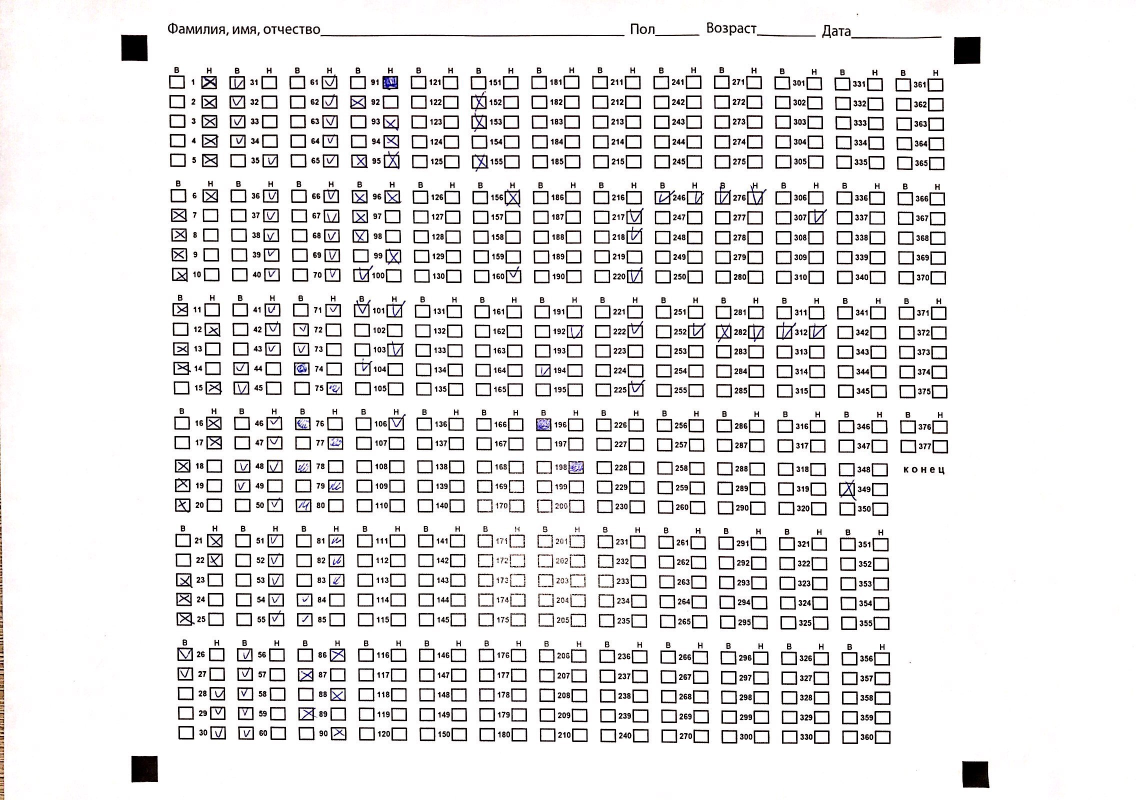
#> input picture raw/test.jpg, 2272 x 1600 px (shown at 1/2 size)
$ python -i mmpi.py   (imports and definitions only)
#> lines starting #> are read from the running program, lines starting #| are printed output that depends on the picture; after the words box and inside, x2 and y2 are one past the last pixel; in counts of white or black regions, pixels touching at a corner belong together
#> further down, picture is the input picture: shape (1600, 2272, 3); mean B, G, R 232.4, 232.2, 233.2
"""
A library used for automatic MMPI test checking
"""

import numpy as np
import cv2
import matplotlib.pyplot as plt
import pandas as pd
from datetime import datetime
import os

# [31 lines left out: functions grayscaleThreshold, loadModel, not called in this run]

def orderPoints(points):
    """
    A function that takes four tuples of unordered points and
    returns a Numpy array of ordered points:
    [1] top left
    [2] top right
    [3] bottom right
    [4] bottom left
    """

    orderedPoints = np.zeros((4, 2), dtype = "float32")
    # compute top left and bottom right points
    s = points.sum(axis = 1)
    orderedPoints[0] = points[np.argmin(s)]
    orderedPoints[2] = points[np.argmax(s)]

    # compute top right and bottom left points
    difference = np.diff(points, axis = 1)
    orderedPoints[1] = points[np.argmin(difference)]
    orderedPoints[3] = points[np.argmax(difference)]

    return orderedPoints

def findFourSquares(image):
    # may be useful to add image resize to apply morpholody
    cv2.imwrite("preThchecker.jpg", image)
    img = cv2.cvtColor(image,cv2.COLOR_BGR2GRAY)
    retval, img = cv2.threshold(img, 150, 255, cv2.THRESH_BINARY)
#> img: shape (1600, 2272); 91.3% white; 2122 black regions (98 under 20 px), largest, box (x1, y1, x2, y2) and area: (1908, 74, 1961, 129) 2849, (263, 1512, 316, 1565) 2733, (1924, 1522, 1979, 1576) 2700
    img = 255 - img
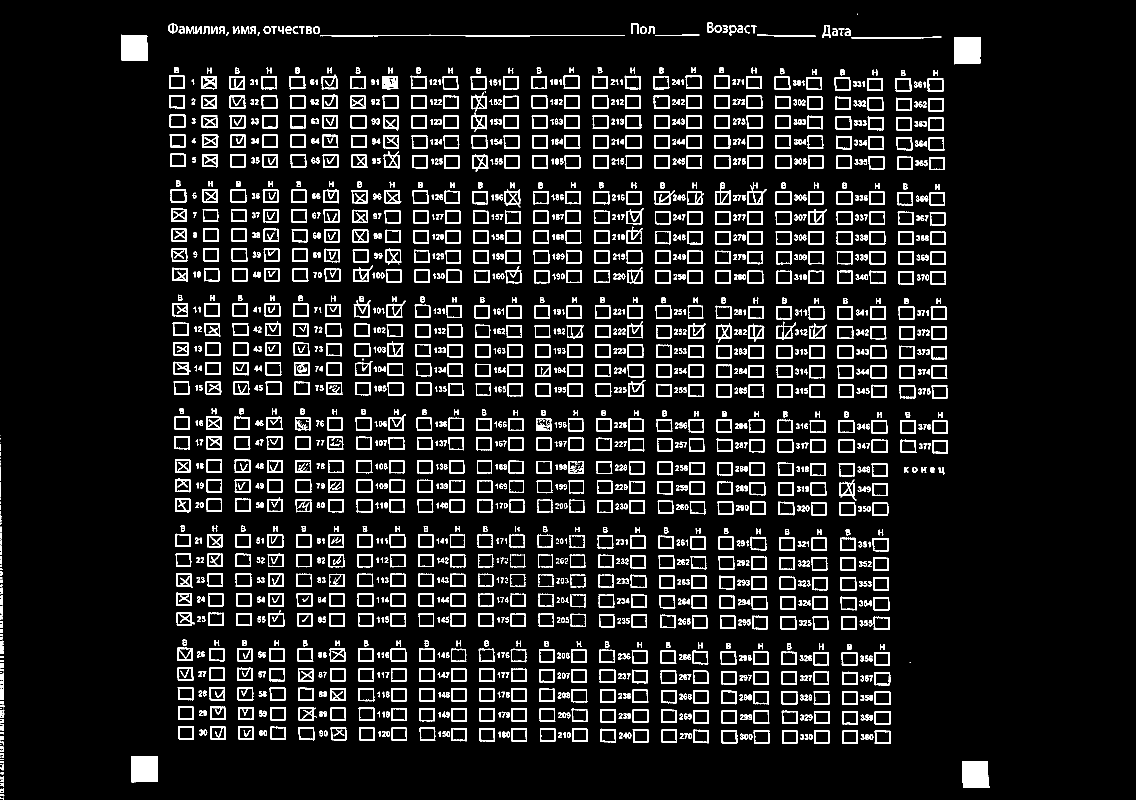
#> img: shape (1600, 2272) (shown at 1/2 size); 8.7% white; 2122 white regions (98 under 20 px), largest, box (x1, y1, x2, y2) and area: (1908, 74, 1961, 129) 2849, (263, 1512, 316, 1565) 2733, (1924, 1522, 1979, 1576) 2700
    img = cv2.erode(img, np.ones((23,23)))
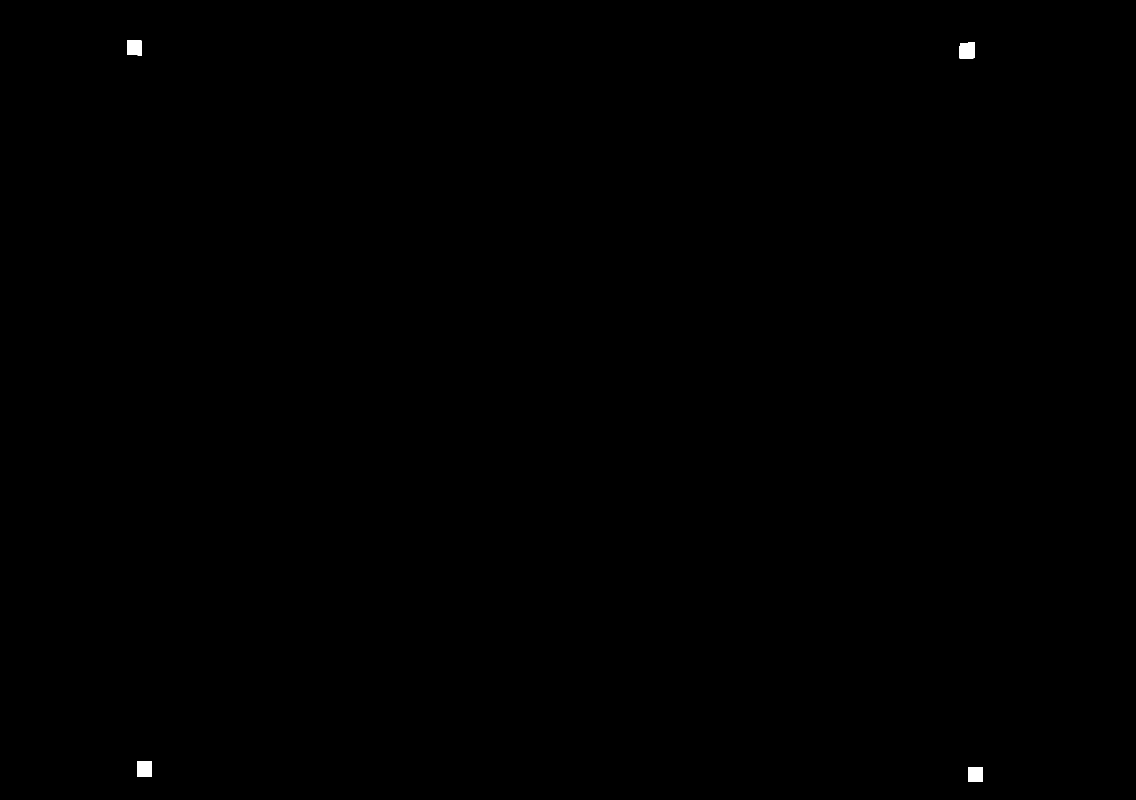
#> img: shape (1600, 2272) (shown at 1/2 size); 0.1% white; 4 white regions, box (x1, y1, x2, y2) and area: (1919, 85, 1950, 117) 953, (274, 1523, 304, 1553) 900, (254, 81, 284, 111) 864, (1936, 1534, 1965, 1564) 861
    cv2.imwrite("postThchecker.jpg", img)
    retval, img = cv2.threshold(img, 150, 255, cv2.THRESH_BINARY)
    img = cv2.dilate(img, np.ones((23,23)))
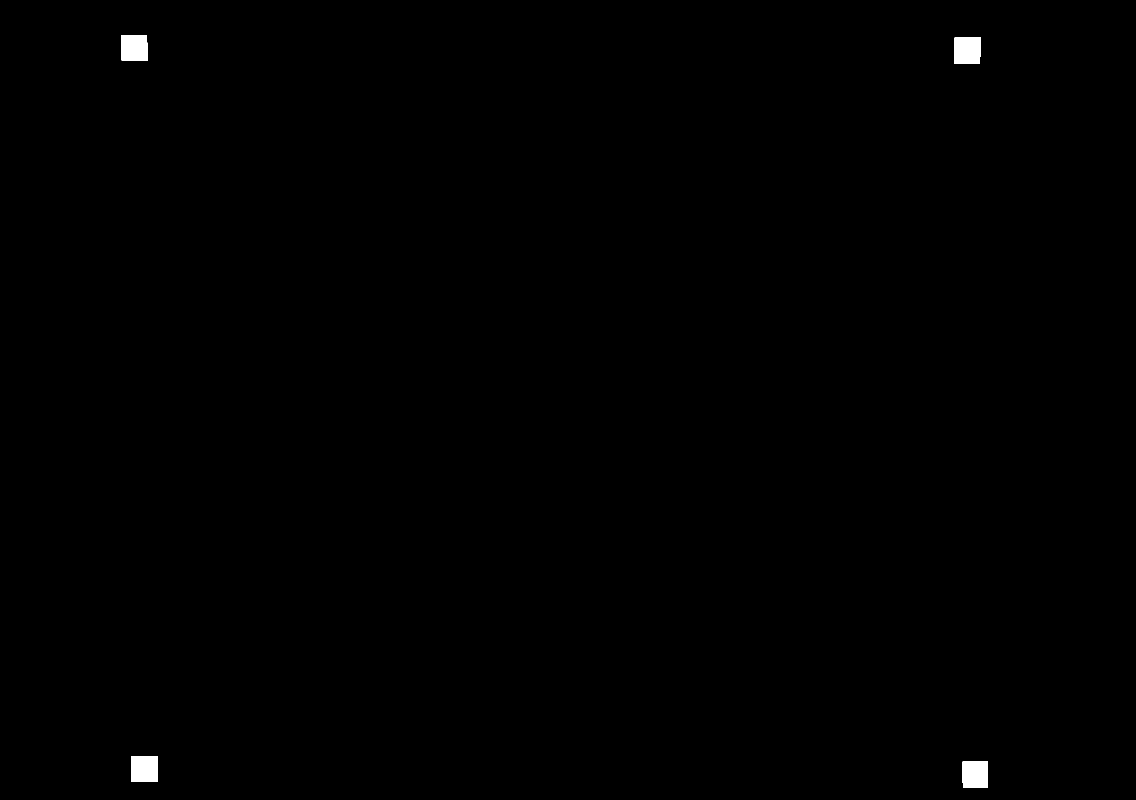
#> img: shape (1600, 2272) (shown at 1/2 size); 0.3% white; 4 white regions
    cv2.imwrite("postMorphchecker.jpg", img)
    cnts,_ = cv2.findContours(img, cv2.RETR_EXTERNAL,cv2.CHAIN_APPROX_SIMPLE)
#> cnts = 4 contours; box (x1, y1, x2, y2) and area: (1908, 74, 1961, 128) 2719, (263, 1512, 315, 1564) 2601, (243, 70, 295, 122) 2566, (1925, 1523, 1976, 1575) 2542
    locs=[]
    centroids = []

    for (i, c) in enumerate(cnts):
        (x, y, w, h) = cv2.boundingRect(c)
        ar = w / float(h)
        # aspect ratio
        if ar > 0.5 and ar < 2:
            if (w > 20) and (h > 20) and (w < 150) and (h < 150):
                locs.append((x, y, w, h))
                centroids.append((x+w/2, y+h/2))
                cv2.rectangle(img, (x-5, y - 5), (x + w + 5, y + h + 5), (255, 255, 255), 2)
#> this loop made 4 passes
#> (x, y, w, h, ar) on passes 1, 3, 4: (1925, 1523, 51, 52, 0.981), (1908, 74, 53, 54, 0.981), (243, 70, 52, 52, 1)
#> (c, x, y, w, h, ar) on pass 2: ([[263, 1512], [263, 1563], [314, 1563], [314, 1512]], 263, 1512, 52, 52, 1)
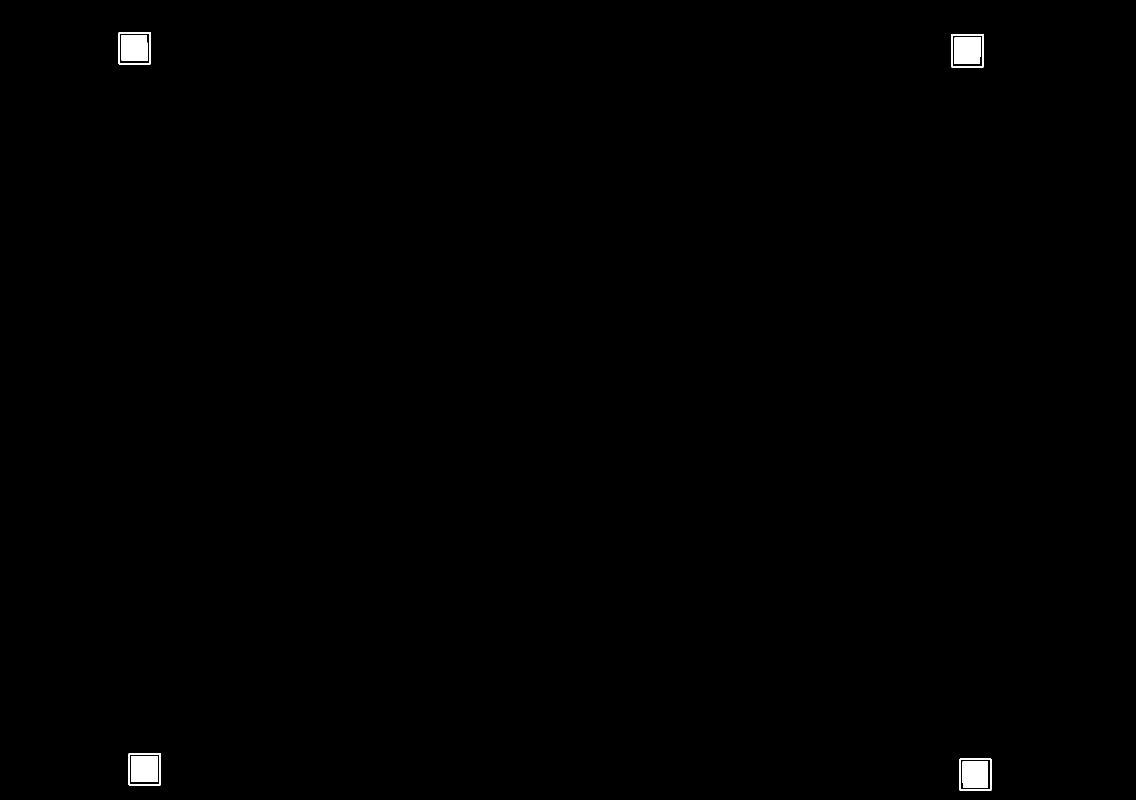
#> img: shape (1600, 2272) (shown at 1/2 size); 0.38% white; 8 white regions, largest, box (x1, y1, x2, y2) and area: (1908, 74, 1961, 128) 2823, (263, 1512, 315, 1564) 2704, (243, 70, 295, 122) 2668
#> after the loop, centroids = [(1950.5, 1549), (289, 1538), (1934.5, 101), (269, 96)]; locs = [(1925, 1523, 51, 52), (263, 1512, 52, 52), (1908, 74, 53, 54), (243, 70, 52, 52)]

    if len(centroids) != 4:
        print("Centroids: Something is wrong. There are " + str(len(centroids)) + " centroids")

    centroids = np.array(centroids)
#> centroids = [[1950.5, 1549], [289, 1538], [1934.5, 101], [269, 96]]

    return centroids

def formTransformation(image):
    """
    A function that transforms the raw image to needed width and height
    based on four marker points. Takes the image and points loctions
    as inputs.
    """
    points = findFourSquares(image)
#> points has the same summary as centroids in findFourSquares
    goodPoints = orderPoints(points)
#> in orderPoints, `s = points.sum(axis = 1)`: s = [3499.5, 1827, 2035.5, 365]
#> in orderPoints, `difference = np.diff(points, axis = 1)`: difference = [-401.5, 1249, -1833.5, -173]
#> goodPoints = [[269, 96], [1934.5, 101], [1950.5, 1549], [289, 1538]]
    (topLeft, topRight, bottomRight, bottomLeft) = goodPoints
#> topLeft = [269, 96]; topRight = [1934.5, 101]; bottomRight = [1950.5, 1549]; bottomLeft = [289, 1538]

    maximumWidth = 1600
    maximumHeight = 1600

    # Specifying destination points of transformation
    destination = np.array([
        [0, 0],
        [maximumWidth  - 1, 0],
        [maximumWidth  - 1, maximumHeight - 1],
        [0, maximumHeight - 1]], dtype = "float32")

    # Computing the transformation matrix
    transformationMatrix = cv2.getPerspectiveTransform(goodPoints, destination)
#> transformationMatrix = [[0.965, -0.0134, -258.2], [-0.00332, 1.11, -105.4], [2.52e-06, -1.73e-06, 1]]

    # Warp the image
    warpedImage = cv2.warpPerspective(image, transformationMatrix, (maximumWidth , maximumHeight))
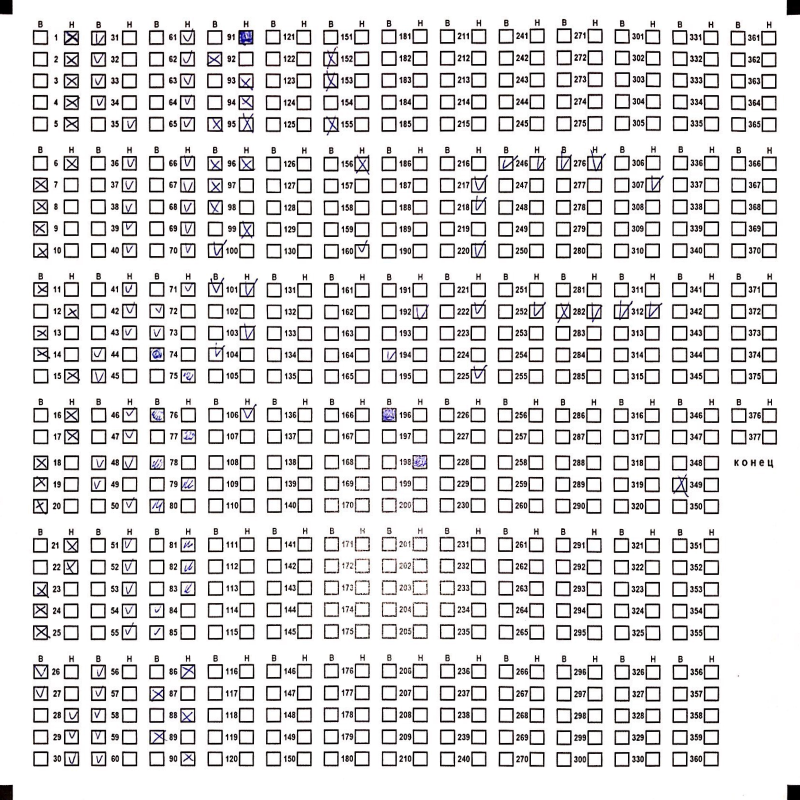
#> warpedImage: shape (1600, 1600, 3) (shown at 1/2 size); mean B, G, R 222.8, 222.5, 223.7

    return warpedImage

# [619 lines left out: functions grayscaleThreshold, paddington, ROIextractor, locationSorting, rawScoreCounter, tScore and 1 more, not called in this run]

class Person:
    """
    Simple class for representing a point in a Cartesian coordinate system.
    """

    # [58 lines left out: functions __init__, plot, demographics, writeToTextFile, not called in this run]

>>> import cv2
>>> picture = cv2.imread('raw/test.jpg')
>>> result = formTransformation(picture)
